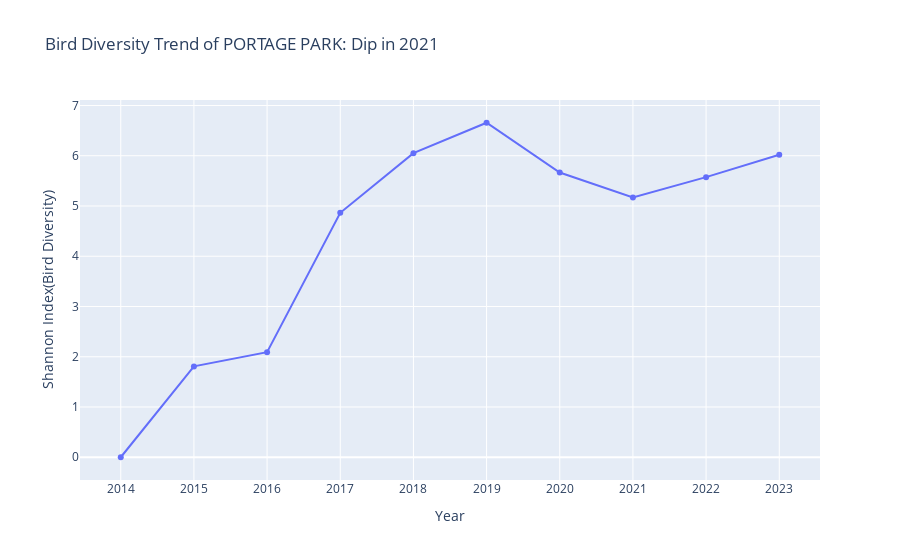

Notebook source saved alongside this figure:
### Code cell
fig = px.line(viz_df.sort_values(by="OBSERVATION YEAR"), x='OBSERVATION YEAR', y='shannon_index',
             title='Bird Diversity Trend of {}: Dip in 2021'.format(community),
             labels={'OBSERVATION YEAR': 'Year', 'shannon_index': 'Shannon Index(Bird Diversity)'},markers=True)
fig.update_layout(xaxis=dict(tickmode='linear', dtick=0))
fig.show()

### Figure 1 — Plotly figure (JSON) as saved in the notebook; plotly's stock layout.template omitted (floating-point values rounded to 4 significant figures)
{"data": [{"hovertemplate": "Year=%{x}<br>Shannon Index(Bird Diversity)=%{y}<extra></extra>", "legendgroup": "", "line": {"color": "#636efa", "dash": "solid"}, "marker": {"symbol": "circle"}, "mode": "markers+lines", "name": "", "orientation": "v", "showlegend": false, "type": "scatter", "x": [2014, 2015, 2016, 2017, 2018, 2019, 2020, 2021, 2022, 2023], "xaxis": "x", "y": [0, 1.808, 2.091, 4.864, 6.051, 6.656, 5.666, 5.17, 5.574, 6.02], "yaxis": "y"}], "layout": {"legend": {"tracegroupgap": 0}, "title": {"text": "Bird Diversity Trend of PORTAGE PARK: Dip in 2021"}, "xaxis": {"anchor": "y", "domain": [0, 1], "dtick": 0, "tickmode": "linear", "title": {"text": "Year"}}, "yaxis": {"anchor": "x", "domain": [0, 1], "title": {"text": "Shannon Index(Bird Diversity)"}}}}
